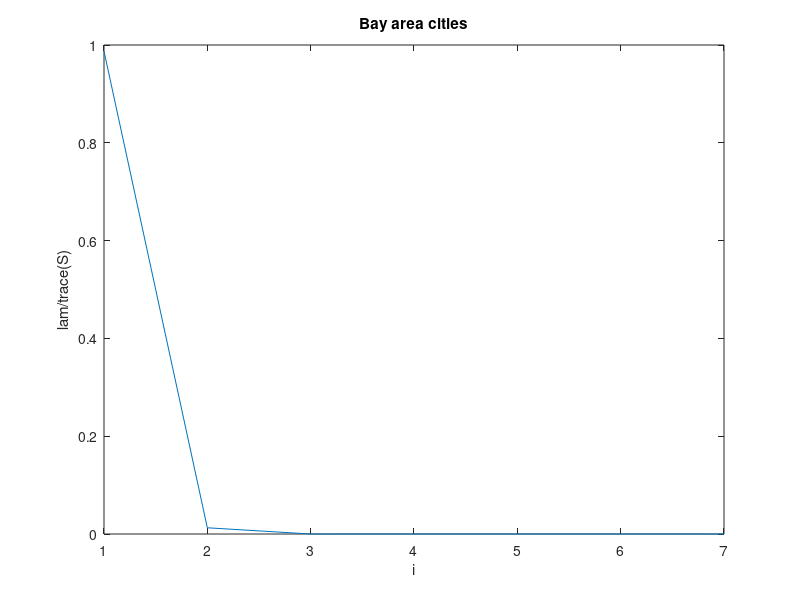
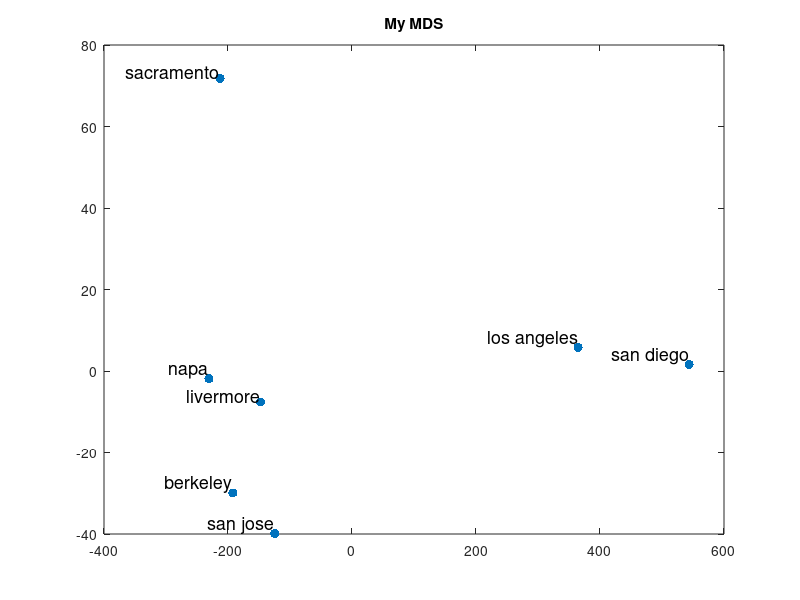

Here is the MATLAB script that generated these plots, in order: (Note: this script raises an error after producing the figures.)
clear
clc


% My MDS - Bay area
if 1
n = 7;
D = load('D1.txt');
D = D.*D;
H = eye(n) - 1/n*ones(n,n);
K = -1/2*H*D*H';
[~,S,V] = svd(K);

%plot lambda
lam=zeros(1,n);
for i=1:n
    lam(i) = S(i,i);
end
figure(1)
plot(1:n,lam/trace(S));
xlabel('i')
ylabel('lam/trace(S)')
title('Bay area cities')

% plot coordinates
figure(2)
S_sqrt = sqrt(S);
Y = S_sqrt*V';
k = 2;
Y = Y(1:k,:);
plot(Y(1,:),Y(2,:),'.','MarkerSize',20)
labels = {'berkeley','los angeles','san diego','sacramento','napa','san jose', 'livermore'};
for i = 1:n
    text(Y(1,i), Y(2,i), labels{i}, 'VerticalAlignment', 'bottom', 'HorizontalAlignment', 'right','FontSize', 13)
end
title('My MDS')
end




% MATLAB Version  - Bay area
if 1
D = load('D1.txt');
%D = D.*D;
distance_matrix = D;
% Perform MDS on the distance matrix
city_coordinates = mdscale(distance_matrix, 2);
%city_coordinates = cmdscale(distance_matrix, 2);
Y = city_coordinates;

% Print the computed city coordinates
figure(3)
plot(Y(:,1),Y(:,2),'.','MarkerSize',20)
labels = {'berkeley','los angeles','san diego','sacramento','napa','san jose', 'livermore'};
for i = 1:numel(Y(:,1))
    text(Y(i,1), Y(i,2), labels{i}, 'VerticalAlignment', 'bottom', 'HorizontalAlignment', 'right','FontSize', 13)
end
title('MATLAB FUNCTION')
end





% My MDS - China
if 1
n = 8;
D = load('D.txt');
D = D.*D;
H = eye(n) - 1/n*ones(n,n);
K = -1/2*H*D*H';
[~,S,V] = svd(K);

%plot lambda
lam=zeros(1,n);
for i=1:n
    lam(i) = S(i,i);
end
figure(4)
plot(1:n,lam/trace(S));
xlabel('i')
ylabel('lam/trace(S)')
title('China cities')

% plot coordinates
figure(5)
S_sqrt = sqrt(S);
Y = S_sqrt*V';
k = 2;
Y = Y(1:k,:);
plot(Y(1,:),Y(2,:),'.','MarkerSize',20)
labels = {'Beijing','Shanghai','Hong Kong','Changsha','Xi An', 'Kunming','Harbin','Wulumuqi'};
for i = 1:n
    text(Y(1,i), Y(2,i), labels{i}, 'VerticalAlignment', 'bottom', 'HorizontalAlignment', 'right','FontSize', 13)
end
title('My MDS - China')
end






% chatgpt1  - Bay area
if 0
% Load dissimilarity matrix or distance matrix
D = load('D1.txt');
D = D.*D;

% Number of points
n = size(D, 1);

% Centering matrix
H = eye(n) - (1/n) * ones(n, n);

% Double centering
B = -0.5 * H * D * H';

% Perform eigenvalue decomposition
[U, S, ~] = svd(B);

% Number of dimensions to keep
k = 2;

% Compute the MDS coordinates
Y = U(:, 1:k) * sqrt(S(1:k, 1:k));

% Plot the MDS coordinates
scatter(Y(:, 1), Y(:, 2), 'filled');
labels = {'berkeley','los angeles','san diego','sacramento','napa','san jose', 'livermore'}; % Add your own labels
text(Y(:, 1), Y(:, 2), labels, 'VerticalAlignment', 'bottom', 'HorizontalAlignment', 'right');

% Set axis labels and title
xlabel('Dimension 1');
ylabel('Dimension 2');
title('Multidimensional Scaling');

% Optional: Adjust the aspect ratio of the plot
%axis equal;

end



% chatgpt2  - Bay area
if 0
temp = load('D1.txt');
temp = temp.*temp;
% Sample similarity matrix
similarity_matrix = temp;

% Number of dimensions for the reduced space
num_dimensions = 2;

% Number of objects
num_objects = size(similarity_matrix, 1);

% Centering matrix
J = eye(num_objects) - (1/num_objects) * ones(num_objects);

% Double centering
B = -0.5 * J * similarity_matrix * J;

% Eigenvalue decomposition
[V, D] = eig(B);

% Sort eigenvalues and eigenvectors in descending order
[eigenvalues_sorted, indices] = sort(diag(D), 'descend');
eigenvectors_sorted = V(:, indices);

% Select the desired number of dimensions
selected_eigenvalues = eigenvalues_sorted(1:num_dimensions);
selected_eigenvectors = eigenvectors_sorted(:, 1:num_dimensions);

% Compute the coordinates of the objects in the reduced space
Y = selected_eigenvectors * sqrt(diag(selected_eigenvalues));

% Plot the results
scatter(-Y(:,1), -Y(:,2));
end

